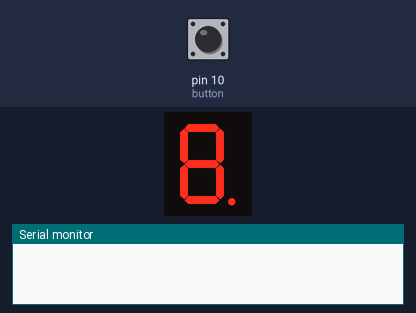
A sketch run on a simulated Arduino Uno, built with avr-gcc and run on an emulated ATmega328P. On the bench: 1-digit seven-segment display, the last lines printed to the serial monitor. Wiring (inferred from the names in the program): 1-digit 7-segment display, segments lit when LOW: segments pin 8, pin 7, pin 6, pin 5, pin 4, pin 3, pin 2, pin 9. Inputs (shaded band) come from the test bench; at power-on: pin 10 (button) LOW. Random numbers use the default seed unless the sketch sets one; the segment pins are drawn as the display they are named for.

Above: at 1.2 s.
1.3 s: pin 10 (button) pulled HIGH for 1 s
At 2.9 s:
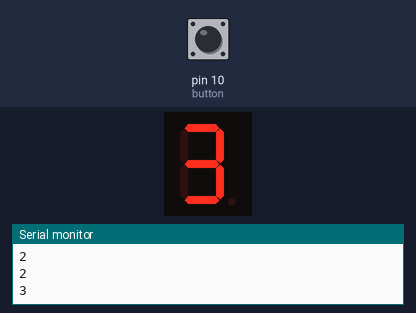
4.3 s: pin 10 (button) pulled HIGH for 0.15 s
At 5.2 s:
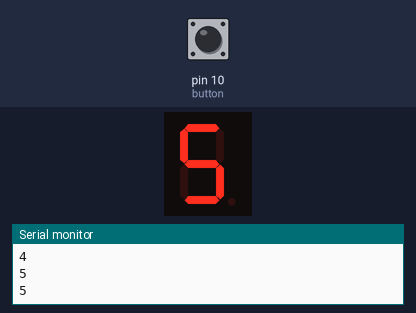
5.9 s: pin 10 (button) pulled HIGH for 3.2 s
At 9.3 s:
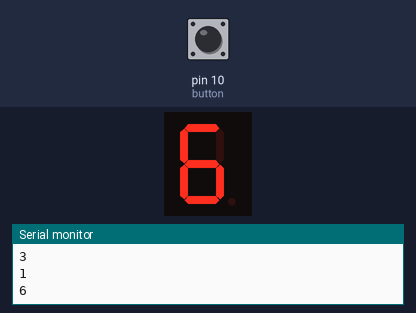
Timing chart, 0 to 10.8 s (numbered marks = the images above; inputs shaded):
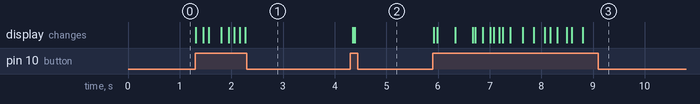

Measured:
- after the input at 1.3 s, the display: changes at once (image 1)
- after the input at 4.3 s, the display: first changes after 0.05 s (image 2 shows a later state)
- after the input at 5.9 s, the display: first changes at once (image 3 shows a later state)

The sketch:

kostka.ino.ino
```cpp
#define button 10
#define dp 9
#define a 8
#define b 7
#define c 6
#define d 5
#define e 4
#define f 3
#define g 2

int op = 10;
long randNumber;

void setup() {
  Serial.begin(9600);
  randomSeed(analogRead(A0));
  pinMode(10, INPUT);
  for (int i = 2; i < 10; i++) {
    pinMode(i, OUTPUT);
  }
}

void loop() {

  if (digitalRead(button) == HIGH) {
    delay(15);
    if (digitalRead(button) == HIGH) {
      randNumber = random(1, 7);
      Serial.println(randNumber);
      switch (randNumber) {
        case 1:
          jeden();
          break;

        case 2:
          dwa();
          break;

        case 3:
          trzy();
          break;

        case 4:
          cztery();
          break;

        case 5:
          piec();
          break;

        case 6:
          szesc();
          break;

        case 7:
          siedem();
          break;

        case 8:
          osiem();
          break;

        case 9:
          dziewiec();
          break;

        case 0:
          zero();
          break;

        default:
          kropka();
          break;
      }
      delay(10);
    }
  }
}

void kropka() {
  digitalWrite(a, HIGH);
  digitalWrite(b, HIGH);
  digitalWrite(c, HIGH);
  digitalWrite(d, HIGH);
  digitalWrite(e, HIGH);
  digitalWrite(f, HIGH);
  digitalWrite(g, HIGH);
  digitalWrite(dp, LOW);
}

void jeden() {
  digitalWrite(a, HIGH);
  digitalWrite(b, LOW);
  digitalWrite(c, LOW);
  digitalWrite(d, HIGH);
  digitalWrite(e, HIGH);
  digitalWrite(f, HIGH);
  digitalWrite(g, HIGH);
  digitalWrite(dp, HIGH);
  delay(op);
}

void dwa() {
  digitalWrite(a, LOW);
  digitalWrite(b, LOW);
  digitalWrite(c, HIGH);
  digitalWrite(d, LOW);
  digitalWrite(e, LOW);
  digitalWrite(f, HIGH);
  digitalWrite(g, LOW);
  digitalWrite(dp, HIGH);
  delay(op);
}

void trzy() {
  digitalWrite(a, LOW);
  digitalWrite(b, LOW);
  digitalWrite(c, LOW);
  digitalWrite(d, LOW);
  digitalWrite(e, HIGH);
  digitalWrite(f, HIGH);
  digitalWrite(g, LOW);
  digitalWrite(dp, HIGH);
  delay(op);
}

void cztery() {
  digitalWrite(a, HIGH);
  digitalWrite(b, LOW);
  digitalWrite(c, LOW);
  digitalWrite(d, HIGH);
  digitalWrite(e, HIGH);
  digitalWrite(f, LOW);
  digitalWrite(g, LOW);
  digitalWrite(dp, HIGH);
  delay(op);
}

void piec() {
  digitalWrite(a, LOW);
  digitalWrite(b, HIGH);
  digitalWrite(c, LOW);
  digitalWrite(d, LOW);
  digitalWrite(e, HIGH);
  digitalWrite(f, LOW);
  digitalWrite(g, LOW);
  digitalWrite(dp, HIGH);
  delay(op);
}

void szesc() {
  digitalWrite(a, LOW);
  digitalWrite(b, HIGH);
  digitalWrite(c, LOW);
  digitalWrite(d, LOW);
  digitalWrite(e, LOW);
  digitalWrite(f, LOW);
  digitalWrite(g, LOW);
  digitalWrite(dp, HIGH);
  delay(op);
}

void siedem() {
  digitalWrite(a, LOW);
  digitalWrite(b, LOW);
  digitalWrite(c, LOW);
  digitalWrite(d, HIGH);
  digitalWrite(e, HIGH);
  digitalWrite(f, HIGH);
  digitalWrite(g, HIGH);
  digitalWrite(dp, HIGH);
  delay(op);
}

void osiem() {
  digitalWrite(a, LOW);
  digitalWrite(b, LOW);
  digitalWrite(c, LOW);
  digitalWrite(d, LOW);
  digitalWrite(e, LOW);
  digitalWrite(f, LOW);
  digitalWrite(g, LOW);
  digitalWrite(dp, HIGH);
  delay(op);
}

void dziewiec() {
  digitalWrite(a, LOW);
  digitalWrite(b, LOW);
  digitalWrite(c, LOW);
  digitalWrite(d, LOW);
  digitalWrite(e, HIGH);
  digitalWrite(f, LOW);
  digitalWrite(g, LOW);
  digitalWrite(dp, HIGH);
  delay(op);
}

void zero() {
  digitalWrite(a, LOW);
  digitalWrite(b, LOW);
  digitalWrite(c, LOW);
  digitalWrite(d, LOW);
  digitalWrite(e, LOW);
  digitalWrite(f, LOW);
  digitalWrite(g, HIGH);
  digitalWrite(dp, HIGH);
  delay(op);
}
```
